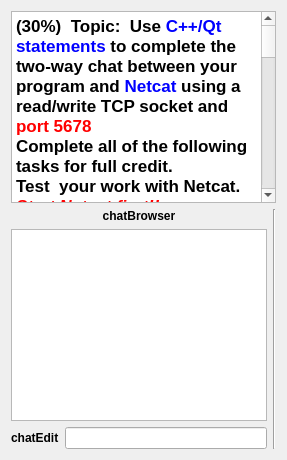
      <widget class="QWidget" name="tab">
       <attribute name="title">
        <string>P01</string>
       </attribute>
       <layout class="QVBoxLayout" name="verticalLayout_9">
        <item>
         <widget class="QTextBrowser" name="textBrowser_8">
          <property name="html">
           <string>&lt;!DOCTYPE HTML PUBLIC &quot;-//W3C//DTD HTML 4.0//EN&quot; &quot;http://www.w3.org/TR/REC-html40/strict.dtd&quot;&gt;
&lt;html&gt;&lt;head&gt;&lt;meta name=&quot;qrichtext&quot; content=&quot;1&quot; /&gt;&lt;style type=&quot;text/css&quot;&gt;
p, li { white-space: pre-wrap; }
&lt;/style&gt;&lt;/head&gt;&lt;body style=&quot; font-family:'Sans'; font-size:9pt; font-weight:400; font-style:normal;&quot;&gt;
&lt;p style=&quot; margin-top:0px; margin-bottom:0px; margin-left:0px; margin-right:0px; -qt-block-indent:0; text-indent:0px;&quot;&gt;&lt;span style=&quot; font-family:'.Lucida Grande UI'; font-size:13pt; font-weight:600;&quot;&gt;(30%)  Topic:  Use &lt;/span&gt;&lt;span style=&quot; font-family:'.Lucida Grande UI'; font-size:13pt; font-weight:600; color:#0000ff;&quot;&gt;C++/Qt statements&lt;/span&gt;&lt;span style=&quot; font-family:'.Lucida Grande UI'; font-size:13pt; font-weight:600;&quot;&gt; to complete the two-way chat between your program and &lt;/span&gt;&lt;span style=&quot; font-family:'.Lucida Grande UI'; font-size:13pt; font-weight:600; color:#0000ff;&quot;&gt;Netcat&lt;/span&gt;&lt;span style=&quot; font-family:'.Lucida Grande UI'; font-size:13pt; font-weight:600;&quot;&gt; using a read/write TCP socket and &lt;/span&gt;&lt;span style=&quot; font-family:'.Lucida Grande UI'; font-size:13pt; font-weight:600; color:#ff0000;&quot;&gt;port 5678&lt;/span&gt;&lt;span style=&quot; font-family:'.Lucida Grande UI'; font-size:13pt; font-weight:600;&quot;&gt;   &lt;/span&gt;&lt;/p&gt;
&lt;p style=&quot; margin-top:0px; margin-bottom:0px; margin-left:0px; margin-right:0px; -qt-block-indent:0; text-indent:0px;&quot;&gt;&lt;span style=&quot; font-family:'.Lucida Grande UI'; font-size:13pt; font-weight:600;&quot;&gt;Complete all of the following tasks for full credit.&lt;/span&gt;&lt;/p&gt;
&lt;p style=&quot; margin-top:0px; margin-bottom:0px; margin-left:0px; margin-right:0px; -qt-block-indent:0; text-indent:0px;&quot;&gt;&lt;span style=&quot; font-family:'.Lucida Grande UI'; font-size:13pt; font-weight:600;&quot;&gt;Test  your work with Netcat.  &lt;/span&gt;&lt;span style=&quot; font-family:'.Lucida Grande UI'; font-size:13pt; font-weight:600; font-style:italic; color:#ff0000;&quot;&gt;Start Netcat first!!&lt;/span&gt;&lt;/p&gt;
&lt;p style=&quot; margin-top:0px; margin-bottom:0px; margin-left:0px; margin-right:0px; -qt-block-indent:0; text-indent:0px;&quot;&gt;&lt;span style=&quot; font-family:'.Lucida Grande UI'; font-size:13pt; font-weight:600;&quot;&gt; &lt;/span&gt;&lt;span style=&quot; font-family:'.Lucida Grande UI'; font-size:13pt; font-weight:600; color:#0000ff;&quot;&gt;nc  -l  127.0.0.1  5678&lt;/span&gt;&lt;/p&gt;
&lt;p style=&quot;-qt-paragraph-type:empty; margin-top:0px; margin-bottom:0px; margin-left:0px; margin-right:0px; -qt-block-indent:0; text-indent:0px; font-family:'.Lucida Grande UI'; font-size:13pt; font-weight:600;&quot;&gt;&lt;br /&gt;&lt;/p&gt;
&lt;p style=&quot; margin-top:0px; margin-bottom:0px; margin-left:0px; margin-right:0px; -qt-block-indent:0; text-indent:0px;&quot;&gt;&lt;span style=&quot; font-family:'.Lucida Grande UI'; font-size:13pt; font-weight:600;&quot;&gt;* Add Qt/C++ statement(s) to perform the following tasks upon clicking of either the Return or Enter keys on the keyboard&lt;/span&gt;&lt;/p&gt;
&lt;p style=&quot; margin-top:0px; margin-bottom:0px; margin-left:0px; margin-right:0px; -qt-block-indent:0; text-indent:0px;&quot;&gt;&lt;span style=&quot; font-family:'.Lucida Grande UI'; font-size:13pt; font-weight:600;&quot;&gt;**  Write text entered by user into the &lt;/span&gt;&lt;span style=&quot; font-family:'.Lucida Grande UI'; font-size:13pt; font-weight:600; color:#ff0000;&quot;&gt;chatEdit&lt;/span&gt;&lt;span style=&quot; font-family:'.Lucida Grande UI'; font-size:13pt; font-weight:600; color:#000000;&quot;&gt; object to&lt;/span&gt;&lt;span style=&quot; font-family:'.Lucida Grande UI'; font-size:13pt; font-weight:600;&quot;&gt; the &lt;/span&gt;&lt;span style=&quot; font-family:'.Lucida Grande UI'; font-size:13pt; font-weight:600; color:#0000ff;&quot;&gt;read-write TCP socket &lt;/span&gt;&lt;span style=&quot; font-family:'.Lucida Grande UI'; font-size:13pt; font-weight:600;&quot;&gt;(host address = 127.0.0.1, port = 5678)&lt;/span&gt;&lt;/p&gt;
&lt;p style=&quot; margin-top:0px; margin-bottom:0px; margin-left:0px; margin-right:0px; -qt-block-indent:0; text-indent:0px;&quot;&gt;&lt;span style=&quot; font-family:'.Lucida Grande UI'; font-size:13pt; font-weight:600;&quot;&gt;**  Append that same text preceeded by  &amp;quot;QT:  &amp;quot; to the &lt;/span&gt;&lt;span style=&quot; font-family:'.Lucida Grande UI'; font-size:13pt; font-weight:600; color:#ff0000;&quot;&gt;chatBrowser&lt;/span&gt;&lt;span style=&quot; font-family:'.Lucida Grande UI'; font-size:13pt; font-weight:600;&quot;&gt; which maintains the converstaion log&lt;/span&gt;&lt;/p&gt;
&lt;p style=&quot; margin-top:0px; margin-bottom:0px; margin-left:0px; margin-right:0px; -qt-block-indent:0; text-indent:0px;&quot;&gt;&lt;span style=&quot; font-family:'.Lucida Grande UI'; font-size:13pt; font-weight:600;&quot;&gt;**  Clear the text from the &lt;/span&gt;&lt;span style=&quot; font-family:'.Lucida Grande UI'; font-size:13pt; font-weight:600; color:#ff0000;&quot;&gt;chatEdit&lt;/span&gt;&lt;span style=&quot; font-family:'.Lucida Grande UI'; font-size:13pt; font-weight:600; color:#000000;&quot;&gt; object&lt;/span&gt;&lt;span style=&quot; font-family:'.Lucida Grande UI'; font-size:13pt; font-weight:600;&quot;&gt; after sending the message and updating the conversation log&lt;/span&gt;&lt;/p&gt;
&lt;p style=&quot;-qt-paragraph-type:empty; margin-top:0px; margin-bottom:0px; margin-left:0px; margin-right:0px; -qt-block-indent:0; text-indent:0px; font-family:'.Lucida Grande UI'; font-size:13pt;&quot;&gt;&lt;br /&gt;&lt;/p&gt;
&lt;p style=&quot; margin-top:0px; margin-bottom:0px; margin-left:0px; margin-right:0px; -qt-block-indent:0; text-indent:0px;&quot;&gt;&lt;span style=&quot; font-family:'.Lucida Grande UI'; font-size:13pt; font-weight:600; color:#000000;&quot;&gt;* Add &lt;/span&gt;&lt;span style=&quot; font-family:'.Lucida Grande UI'; font-size:13pt; font-weight:600;&quot;&gt;Qt/C++ statement(s) to&lt;/span&gt;&lt;span style=&quot; font-family:'.Lucida Grande UI'; font-size:13pt; font-weight:600; color:#000000;&quot;&gt; post &lt;/span&gt;&lt;span style=&quot; font-family:'.Lucida Grande UI'; font-size:13pt; font-weight:600; color:#0000ff;&quot;&gt;incoming&lt;/span&gt;&lt;span style=&quot; font-family:'.Lucida Grande UI'; font-size:13pt; font-weight:600; color:#000000;&quot;&gt; messages from Netcat (NC) to the &lt;/span&gt;&lt;span style=&quot; font-family:'.Lucida Grande UI'; font-size:13pt; font-weight:600; color:#ff0000;&quot;&gt;chatBrowser &lt;/span&gt;&lt;span style=&quot; font-family:'.Lucida Grande UI'; font-size:13pt; font-weight:600; color:#000000;&quot;&gt;conversation log, labeling the incoming line of text with &amp;quot;NC:  &amp;quot; to indicate the source of the text&lt;/span&gt;&lt;/p&gt;
&lt;p style=&quot;-qt-paragraph-type:empty; margin-top:0px; margin-bottom:0px; margin-left:0px; margin-right:0px; -qt-block-indent:0; text-indent:0px; font-family:'.Lucida Grande UI'; font-size:13pt; font-weight:600; color:#000000;&quot;&gt;&lt;br /&gt;&lt;/p&gt;
&lt;p style=&quot; margin-top:0px; margin-bottom:0px; margin-left:0px; margin-right:0px; -qt-block-indent:0; text-indent:0px;&quot;&gt;&lt;span style=&quot; font-family:'.Lucida Grande UI'; font-size:13pt; font-weight:600;&quot;&gt;HINT:  the object names are &lt;/span&gt;&lt;span style=&quot; font-family:'.Lucida Grande UI'; font-size:13pt; font-weight:600; color:#ff0000;&quot;&gt;chatEdit&lt;/span&gt;&lt;span style=&quot; font-family:'.Lucida Grande UI'; font-size:13pt; font-weight:600;&quot;&gt; and &lt;/span&gt;&lt;span style=&quot; font-family:'.Lucida Grande UI'; font-size:13pt; font-weight:600; color:#ff0000;&quot;&gt;chatBrowser&lt;/span&gt;&lt;/p&gt;
&lt;p style=&quot; margin-top:0px; margin-bottom:0px; margin-left:0px; margin-right:0px; -qt-block-indent:0; text-indent:0px;&quot;&gt;&lt;span style=&quot; font-family:'.Lucida Grande UI'; font-size:13pt; font-weight:600;&quot;&gt;HINT:  NO DATASTREAM OBJECTS&lt;/span&gt;&lt;/p&gt;
&lt;p style=&quot;-qt-paragraph-type:empty; margin-top:0px; margin-bottom:0px; margin-left:0px; margin-right:0px; -qt-block-indent:0; text-indent:0px; font-family:'.Lucida Grande UI'; font-size:13pt; font-weight:600; color:#000000;&quot;&gt;&lt;br /&gt;&lt;/p&gt;
&lt;p style=&quot; margin-top:0px; margin-bottom:0px; margin-left:0px; margin-right:0px; -qt-block-indent:0; text-indent:0px;&quot;&gt;&lt;span style=&quot; font-family:'.Lucida Grande UI'; font-size:13pt; font-weight:600; color:#ff0000;&quot;&gt;Do NOT use the Designer tool to modify the form itself or you will receive&lt;/span&gt;&lt;span style=&quot; font-family:'.Lucida Grande UI'; font-size:13pt; font-weight:600; color:#000000;&quot;&gt; zero credit (0 points).&lt;/span&gt;&lt;/p&gt;&lt;/body&gt;&lt;/html&gt;</string>
          </property>
         </widget>
        </item>
        <item>
         <layout class="QHBoxLayout" name="horizontalLayout_5">
          <item>
           <layout class="QVBoxLayout" name="verticalLayout_2">
            <item>
             <widget class="QLabel" name="label">
              <property name="font">
               <font>
                <weight>75</weight>
                <bold>true</bold>
               </font>
              </property>
              <property name="text">
               <string>chatBrowser</string>
              </property>
              <property name="alignment">
               <set>Qt::AlignCenter</set>
              </property>
             </widget>
            </item>
            <item>
             <widget class="QTextBrowser" name="chatBrowser"/>
            </item>
            <item>
             <layout class="QHBoxLayout" name="horizontalLayout_4">
              <item>
               <widget class="QLabel" name="label_4">
                <property name="font">
                 <font>
                  <weight>75</weight>
                  <bold>true</bold>
                 </font>
                </property>
                <property name="text">
                 <string>chatEdit</string>
                </property>
               </widget>
              </item>
              <item>
               <widget class="QLineEdit" name="chatEdit"/>
              </item>
             </layout>
            </item>
           </layout>
          </item>
          <item>
           <widget class="Line" name="line_2">
            <property name="orientation">
             <enum>Qt::Vertical</enum>
            </property>
           </widget>
          </item>
         </layout>
        </item>
       </layout>
      </widget>
